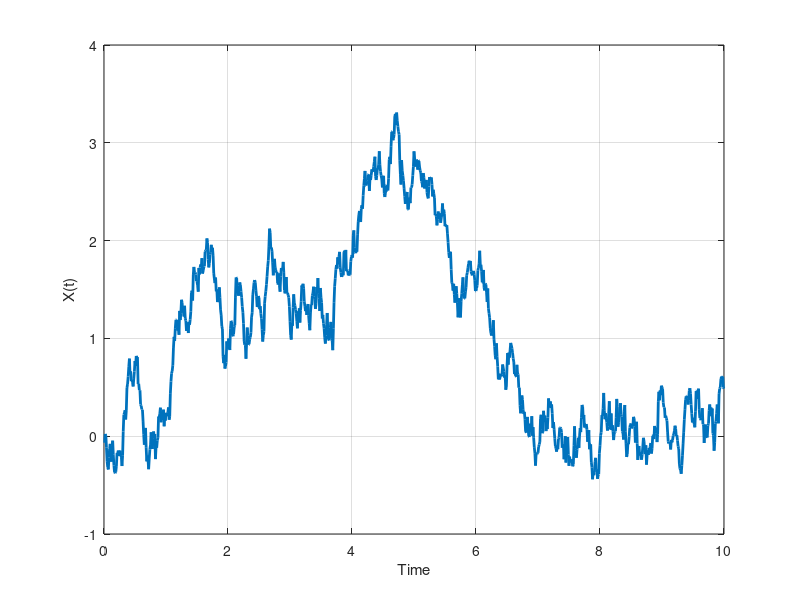

This figure's MATLAB source:
clear all
close all

h = 0.01;
variance = 1; 
T = 10;


W = randn(ceil(T/h), 1)*sqrt(variance * h);
X = cumsum(W);


figure();
plot(h:h:T, X, 'Linewidth', 2);
xlabel('Time')
ylabel('X(t)');
xlim([0 T]);
grid on;

saveas('D_plot.jpg')